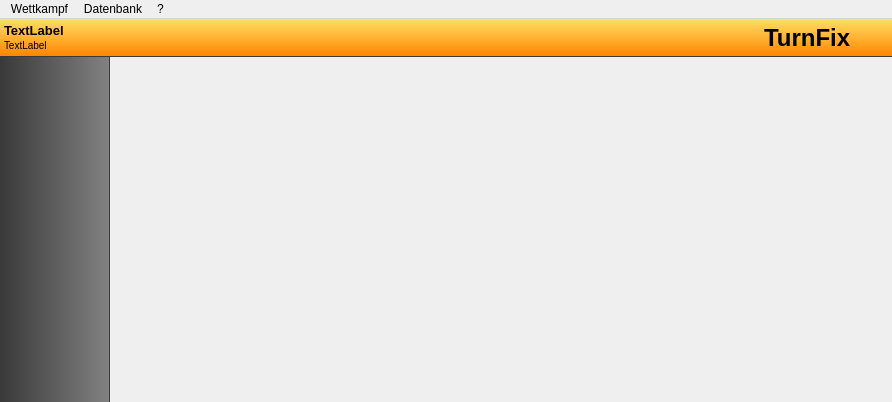
<?xml version="1.0" encoding="UTF-8"?>
<ui version="4.0">
 <class>MainWindow</class>
 <widget class="QMainWindow" name="MainWindow">
  <property name="geometry">
   <rect>
    <x>0</x>
    <y>0</y>
    <width>892</width>
    <height>402</height>
   </rect>
  </property>
  <property name="sizePolicy">
   <sizepolicy hsizetype="Preferred" vsizetype="Preferred">
    <horstretch>0</horstretch>
    <verstretch>0</verstretch>
   </sizepolicy>
  </property>
  <property name="windowTitle">
   <string>TurnFix</string>
  </property>
  <property name="windowIcon">
   <iconset resource="../../resources/TurnFix.qrc">
    <normaloff>:/appicons/icon.png</normaloff>:/appicons/icon.png</iconset>
  </property>
  <property name="styleSheet">
   <string notr="true">QToolBar {
        border: 0;
        font-weight: bold;
        border-right:1px solid rgba(57, 57, 57, 255);
        spacing:0;
}
QToolBar:left {
        width:90px;
        background-color: qlineargradient(spread:pad, x1:0, y1:0, x2:1, y2:0, stop:0 rgba(57, 57, 57, 255), stop:1 rgba(130, 130, 130, 255));
}

QToolButton {
        width:110px;
        border:0;
        padding:1px;
        border-right:1px solid rgba(57, 57, 57, 255);
        border-top:1px solid qlineargradient(spread:pad, x1:0, y1:0, x2:1, y2:0, stop:0 rgba(57, 57, 57, 255), stop:1 rgba(130, 130, 130, 255));
        border-bottom:1px solid qlineargradient(spread:pad, x1:0, y1:0, x2:1, y2:0, stop:0 rgba(57, 57, 57, 255), stop:1 rgba(130, 130, 130, 255));
        color:white;
        font-weight:bold;
        font-size:10px;
}

QToolButton:checked, QToolButton:selected {
    color:#000000;
    background-color: qlineargradient(spread:pad, x1:0, y1:0, x2:1, y2:0, stop:0 rgba(196, 196, 196, 255), stop:1 rgba(252, 252, 252, 255));
        border-top:1px solid rgba(57, 57, 57, 255);
        border-bottom:1px solid rgba(57, 57, 57, 255);
}

QToolButton:disabled {
        color:#cccccc;
}

QWidget#sidebar {
        background-color: qlineargradient(spread:pad, x1:0, y1:0, x2:1, y2:0, stop:0 rgba(57, 57, 57, 255), stop:1 rgba(130, 130, 130, 255));
        border-right:1px solid rgba(57, 57, 57, 255);
}

QWidget#headerWidget {
        background-color: qlineargradient(spread:pad, x1:0, y1:1, x2:0, y2:0, stop:0 rgba(255, 131, 0, 255), stop:1 rgba(255, 223, 100, 255));
                border-bottom:1px solid rgba(57, 57, 57, 255);
}

QWidget#toolBar {
        background-color: qlineargradient(spread:pad, x1:0, y1:1, x2:0, y2:0, stop:0 rgba(57, 57, 57, 255), stop:1 rgba(180, 180, 180, 255));
}

QPushButton {
        background-color: qlineargradient(spread:pad, x1:0, y1:1, x2:0, y2:0, stop:0 rgba(196, 196, 196, 255), stop:1 rgba(252, 252, 252, 255));
        border:1px solid rgb(206, 206, 206);
        border-radius:5px;
        padding:2px;
}

QPushButton:pressed, QPushButton:hover {
        border: 1px solid rgb(255, 170, 0);
        background-color: qlineargradient(spread:pad, x1:0, y1:1, x2:0, y2:0, stop:0 rgba(255, 131, 0, 255), stop:1 rgba(255, 223, 100, 255));
}</string>
  </property>
  <widget class="QWidget" name="centralwidget">
   <property name="sizePolicy">
    <sizepolicy hsizetype="Maximum" vsizetype="Maximum">
     <horstretch>0</horstretch>
     <verstretch>0</verstretch>
    </sizepolicy>
   </property>
   <property name="minimumSize">
    <size>
     <width>454</width>
     <height>0</height>
    </size>
   </property>
   <layout class="QGridLayout" name="gridLayout">
    <property name="leftMargin">
     <number>0</number>
    </property>
    <property name="topMargin">
     <number>0</number>
    </property>
    <property name="rightMargin">
     <number>0</number>
    </property>
    <property name="bottomMargin">
     <number>0</number>
    </property>
    <property name="spacing">
     <number>0</number>
    </property>
    <item row="0" column="0" rowspan="2" colspan="2">
     <widget class="QWidget" name="headerWidget" native="true">
      <layout class="QGridLayout" name="gridLayout_2">
       <property name="leftMargin">
        <number>4</number>
       </property>
       <property name="topMargin">
        <number>4</number>
       </property>
       <property name="rightMargin">
        <number>4</number>
       </property>
       <property name="bottomMargin">
        <number>4</number>
       </property>
       <property name="verticalSpacing">
        <number>0</number>
       </property>
       <item row="0" column="1" rowspan="2">
        <spacer name="horizontalSpacer">
         <property name="orientation">
          <enum>Qt::Horizontal</enum>
         </property>
         <property name="sizeHint" stdset="0">
          <size>
           <width>40</width>
           <height>20</height>
          </size>
         </property>
        </spacer>
       </item>
       <item row="0" column="2" rowspan="2">
        <widget class="QLabel" name="label_2">
         <property name="styleSheet">
          <string notr="true">font-size:24px;
font-weight:bold;
font-family:Tahoma;</string>
         </property>
         <property name="text">
          <string>TurnFix</string>
         </property>
        </widget>
       </item>
       <item row="0" column="3" rowspan="2">
        <widget class="QLabel" name="label">
         <property name="minimumSize">
          <size>
           <width>30</width>
           <height>30</height>
          </size>
         </property>
         <property name="maximumSize">
          <size>
           <width>30</width>
           <height>30</height>
          </size>
         </property>
         <property name="text">
          <string/>
         </property>
         <property name="pixmap">
          <pixmap resource="../../resources/TurnFix.qrc">:/appicons/icon.png</pixmap>
         </property>
         <property name="scaledContents">
          <bool>true</bool>
         </property>
        </widget>
       </item>
       <item row="0" column="0">
        <widget class="QLabel" name="lbl_wk">
         <property name="font">
          <font>
           <pointsize>-1</pointsize>
           <weight>75</weight>
           <bold>true</bold>
          </font>
         </property>
         <property name="styleSheet">
          <string notr="true">font-size:13px;
font-weight:bold;</string>
         </property>
         <property name="text">
          <string>TextLabel</string>
         </property>
        </widget>
       </item>
       <item row="1" column="0">
        <widget class="QLabel" name="lbl_ort">
         <property name="styleSheet">
          <string notr="true">font-size:10px;</string>
         </property>
         <property name="text">
          <string>TextLabel</string>
         </property>
        </widget>
       </item>
      </layout>
     </widget>
    </item>
    <item row="2" column="1">
     <widget class="QStackedWidget" name="sta_wdg">
      <widget class="CompetitionsWidget" name="wk_tab"/>
      <widget class="ParticipantsWidget" name="tn_tab"/>
      <widget class="SubdivisionsWidget" name="rg_tab"/>
      <widget class="StartingOrderWidget" name="sr_tab"/>
      <widget class="CaptureWidget" name="pe_tab"/>
      <widget class="ResultsWidget" name="er_tab"/>
      <widget class="ExportWidget" name="dr_tab"/>
      <widget class="StatusWidget" name="st_tab"/>
      <widget class="EditorWidget" name="ed_tab"/>
     </widget>
    </item>
    <item row="2" column="0">
     <widget class="QWidget" name="sidebar" native="true">
      <property name="minimumSize">
       <size>
        <width>110</width>
        <height>0</height>
       </size>
      </property>
      <property name="maximumSize">
       <size>
        <width>110</width>
        <height>16777215</height>
       </size>
      </property>
      <layout class="QVBoxLayout" name="verticalLayout">
       <property name="spacing">
        <number>0</number>
       </property>
       <property name="leftMargin">
        <number>0</number>
       </property>
       <property name="topMargin">
        <number>0</number>
       </property>
       <property name="rightMargin">
        <number>0</number>
       </property>
       <property name="bottomMargin">
        <number>0</number>
       </property>
      </layout>
     </widget>
    </item>
   </layout>
  </widget>
  <widget class="QMenuBar" name="menubar">
   <property name="geometry">
    <rect>
     <x>0</x>
     <y>0</y>
     <width>892</width>
     <height>22</height>
    </rect>
   </property>
   <widget class="QMenu" name="menuWettkampf">
    <property name="title">
     <string>Wettkampf</string>
    </property>
    <addaction name="act_change_contest"/>
    <addaction name="separator"/>
    <addaction name="act_preferences"/>
    <addaction name="act_nos"/>
    <addaction name="separator"/>
    <addaction name="act_mail"/>
    <addaction name="separator"/>
    <addaction name="act_exit"/>
   </widget>
   <widget class="QMenu" name="menuDatenbank">
    <property name="title">
     <string>Datenbank</string>
    </property>
    <addaction name="act_competitordatabase"/>
    <addaction name="act_clubdatabase"/>
    <addaction name="act_events"/>
    <addaction name="separator"/>
    <addaction name="act_pass"/>
   </widget>
   <widget class="QMenu" name="menu">
    <property name="title">
     <string>?</string>
    </property>
    <addaction name="act_license"/>
   </widget>
   <addaction name="menuWettkampf"/>
   <addaction name="menuDatenbank"/>
   <addaction name="menu"/>
  </widget>
  <action name="act_change_contest">
   <property name="text">
    <string>Wettkampf wechseln</string>
   </property>
  </action>
  <action name="act_preferences">
   <property name="text">
    <string>Eigenschaften</string>
   </property>
   <property name="shortcut">
    <string>F2</string>
   </property>
  </action>
  <action name="act_exit">
   <property name="text">
    <string>Beenden</string>
   </property>
   <property name="menuRole">
    <enum>QAction::QuitRole</enum>
   </property>
  </action>
  <action name="act_competitordatabase">
   <property name="text">
    <string>Turnerdatenbank</string>
   </property>
   <property name="shortcut">
    <string>F3</string>
   </property>
  </action>
  <action name="act_clubdatabase">
   <property name="text">
    <string>Vereinsdatenbank</string>
   </property>
   <property name="shortcut">
    <string>F4</string>
   </property>
  </action>
  <action name="act_events">
   <property name="text">
    <string>Disziplinen</string>
   </property>
   <property name="shortcut">
    <string>F5</string>
   </property>
  </action>
  <action name="act_license">
   <property name="text">
    <string>Über Turnfix</string>
   </property>
  </action>
  <action name="act_nos">
   <property name="text">
    <string>Startnummern vergeben</string>
   </property>
  </action>
  <action name="act_mail">
   <property name="text">
    <string>Listen per Email verschicken</string>
   </property>
  </action>
  <action name="act_pass">
   <property name="text">
    <string>Startpassnummern erfassen</string>
   </property>
  </action>
  <action name="act_WK">
   <property name="checkable">
    <bool>true</bool>
   </property>
   <property name="checked">
    <bool>true</bool>
   </property>
   <property name="icon">
    <iconset resource="../../resources/TurnFix.qrc">
     <normaloff>:/appicons/icon.png</normaloff>:/appicons/icon.png</iconset>
   </property>
   <property name="text">
    <string>Wettkämpfe</string>
   </property>
  </action>
  <action name="act_TN">
   <property name="checkable">
    <bool>true</bool>
   </property>
   <property name="icon">
    <iconset resource="../../resources/TurnFix.qrc">
     <normaloff>:/appicons/teilnehmer.png</normaloff>:/appicons/teilnehmer.png</iconset>
   </property>
   <property name="text">
    <string>Teilnehmer</string>
   </property>
  </action>
  <action name="act_RG">
   <property name="checkable">
    <bool>true</bool>
   </property>
   <property name="icon">
    <iconset resource="../../resources/TurnFix.qrc">
     <normaloff>:/appicons/riegen.png</normaloff>:/appicons/riegen.png</iconset>
   </property>
   <property name="text">
    <string>Riegen einteilen</string>
   </property>
  </action>
  <action name="act_PE">
   <property name="checkable">
    <bool>true</bool>
   </property>
   <property name="icon">
    <iconset resource="../../resources/TurnFix.qrc">
     <normaloff>:/appicons/leistungen.png</normaloff>:/appicons/leistungen.png</iconset>
   </property>
   <property name="text">
    <string>Leistungen erfassen</string>
   </property>
  </action>
  <action name="act_ER">
   <property name="checkable">
    <bool>true</bool>
   </property>
   <property name="icon">
    <iconset resource="../../resources/TurnFix.qrc">
     <normaloff>:/appicons/ergebnisse.png</normaloff>:/appicons/ergebnisse.png</iconset>
   </property>
   <property name="text">
    <string>Ergebnisse</string>
   </property>
  </action>
  <action name="act_DR">
   <property name="checkable">
    <bool>true</bool>
   </property>
   <property name="icon">
    <iconset resource="../../resources/TurnFix.qrc">
     <normaloff>:/appicons/drucken.png</normaloff>:/appicons/drucken.png</iconset>
   </property>
   <property name="text">
    <string>Drucken &amp;&amp; Exportieren</string>
   </property>
  </action>
  <action name="act_ST">
   <property name="checkable">
    <bool>true</bool>
   </property>
   <property name="icon">
    <iconset resource="../../resources/TurnFix.qrc">
     <normaloff>:/appicons/status.png</normaloff>:/appicons/status.png</iconset>
   </property>
   <property name="text">
    <string>Statusübersicht</string>
   </property>
  </action>
  <action name="act_ED">
   <property name="checkable">
    <bool>true</bool>
   </property>
   <property name="icon">
    <iconset resource="../../resources/TurnFix.qrc">
     <normaloff>:/appicons/layout.png</normaloff>:/appicons/layout.png</iconset>
   </property>
   <property name="text">
    <string>Layout-Editor</string>
   </property>
  </action>
  <action name="act_SR">
   <property name="checkable">
    <bool>true</bool>
   </property>
   <property name="icon">
    <iconset resource="../../resources/TurnFix.qrc">
     <normaloff>:/appicons/directory_listing.png</normaloff>:/appicons/directory_listing.png</iconset>
   </property>
   <property name="text">
    <string>Startreihenfolgen</string>
   </property>
  </action>
 </widget>
 <customwidgets>
  <customwidget>
   <class>CompetitionsWidget</class>
   <extends>QWidget</extends>
   <header>competitions/competitionswidget.h</header>
   <container>1</container>
  </customwidget>
  <customwidget>
   <class>ParticipantsWidget</class>
   <extends>QWidget</extends>
   <header>participants/participantswidget.h</header>
   <container>1</container>
  </customwidget>
  <customwidget>
   <class>SubdivisionsWidget</class>
   <extends>QWidget</extends>
   <header>subdivisions/subdivisionswidget.h</header>
   <container>1</container>
  </customwidget>
  <customwidget>
   <class>CaptureWidget</class>
   <extends>QWidget</extends>
   <header>capture/capturewidget.h</header>
   <container>1</container>
  </customwidget>
  <customwidget>
   <class>ResultsWidget</class>
   <extends>QWidget</extends>
   <header>results/resultswidget.h</header>
   <container>1</container>
  </customwidget>
  <customwidget>
   <class>ExportWidget</class>
   <extends>QWidget</extends>
   <header>export/exportwidget.h</header>
   <container>1</container>
  </customwidget>
  <customwidget>
   <class>StatusWidget</class>
   <extends>QWidget</extends>
   <header>status/statuswidget.h</header>
   <container>1</container>
  </customwidget>
  <customwidget>
   <class>EditorWidget</class>
   <extends>QWidget</extends>
   <header>editor/editorwidget.h</header>
   <container>1</container>
  </customwidget>
  <customwidget>
   <class>StartingOrderWidget</class>
   <extends>QWidget</extends>
   <header>startingorder/startingorderwidget.h</header>
   <container>1</container>
  </customwidget>
 </customwidgets>
 <resources>
  <include location="../../resources/TurnFix.qrc"/>
 </resources>
 <connections/>
</ui>
